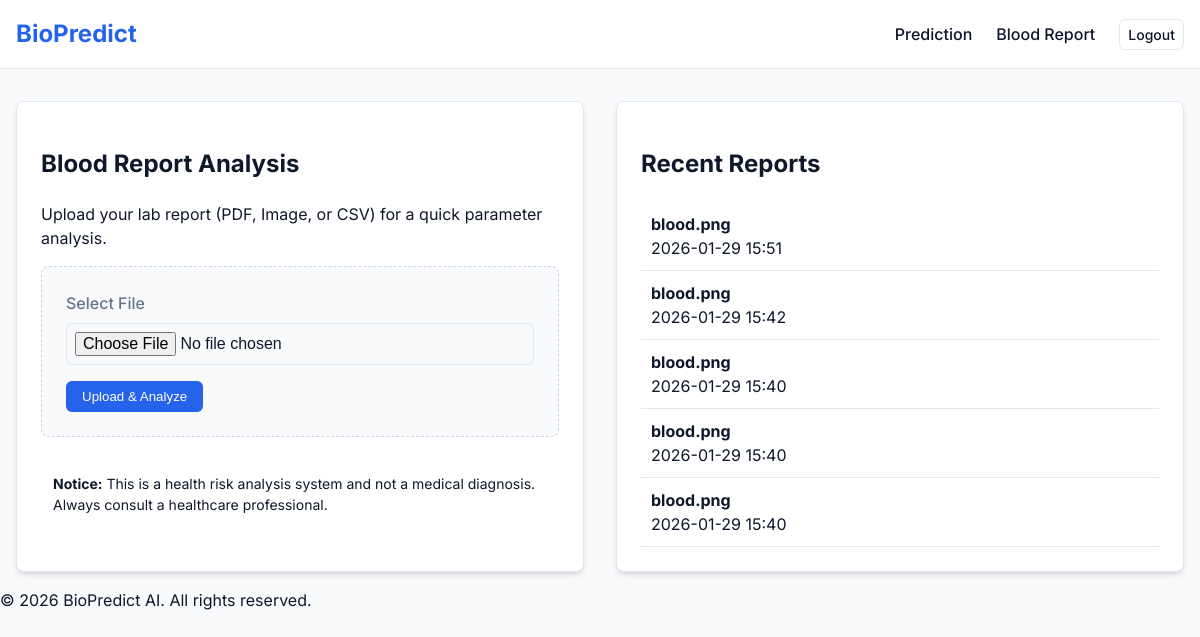
Before: /blood-report (signed in) with the older database file.
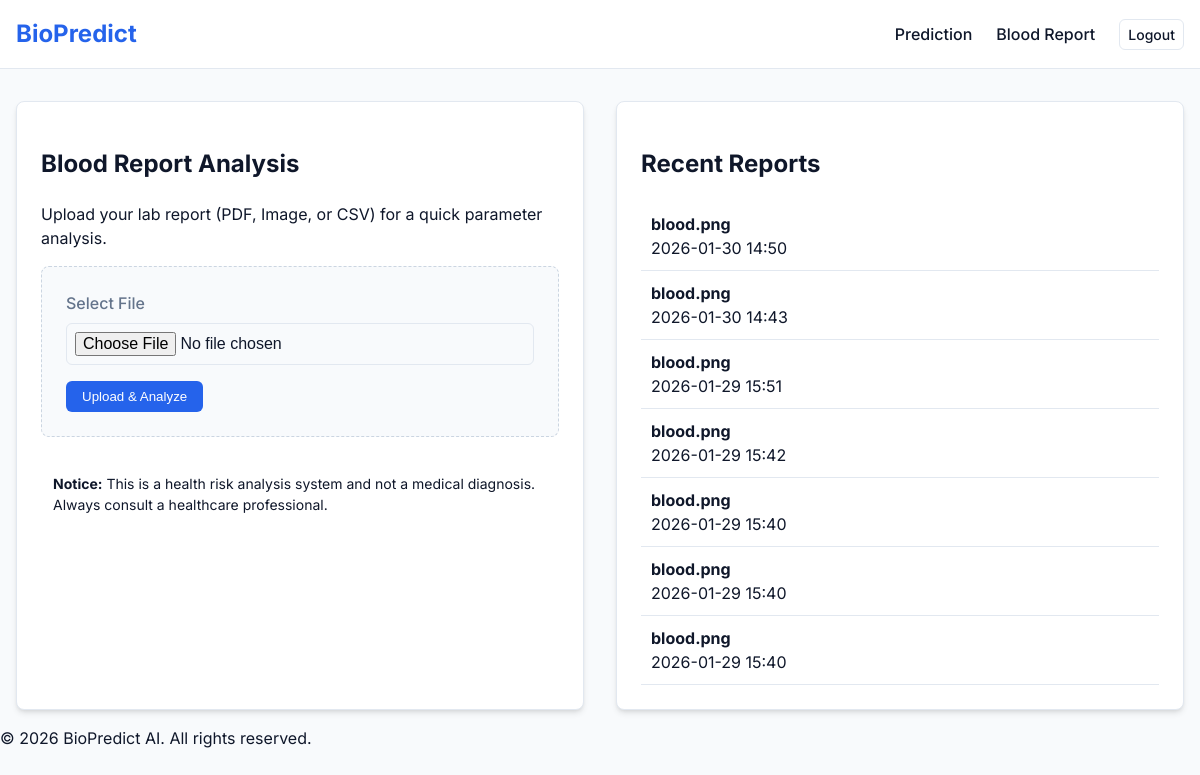
After: the same page with the newer database file.
### app.py (models this page shows, shortened)
class BloodReport(db.Model):
    id = db.Column(db.Integer, primary_key=True)
    user_id = db.Column(db.Integer, db.ForeignKey('user.id'), nullable=False)
    filename = db.Column(db.String(200), nullable=False)
    analysis_json = db.Column(db.Text, nullable=False) # Stores extracted values and risks
    created_at = db.Column(db.DateTime, default=datetime.utcnow)

### app.py (the view, shortened to what this page needs)
@app.route('/blood-report', methods=['GET', 'POST'])
def blood_report():
    if 'user_id' not in session:
        return redirect(url_for('login'))
    analysis = None
    reports = BloodReport.query.filter_by(user_id=session['user_id']).order_by(BloodReport.created_at.desc()).all()
    return render_template('blood_report.html', username=session['username'], analysis=analysis, reports=reports)

### templates/blood_report.html (shortened to what this page needs)
{% extends "base.html" %}
{% block content %}
<div class="dashboard-grid">
    <div class="card">
        <h2>Blood Report Analysis</h2>
        <p class="tertiary-text">Upload your lab report (PDF, Image, or CSV) for a quick parameter analysis.</p>
        <form method="POST" action="/blood-report" enctype="multipart/form-data" class="upload-form">
            <div class="form-group">
                <label for="report">Select File</label>
                <input type="file" id="report" name="report" accept=".pdf,.csv,.png,.jpg,.jpeg" required>
            </div>
            <button type="submit" class="btn btn-primary">Upload & Analyze</button>
        </form>
        <div class="alert info-alert" style="margin-top: 1.5rem;">
            <strong>Notice:</strong> This is a health risk analysis system and not a medical diagnosis. Always consult a healthcare professional.
        </div>
    </div>
    <div class="side-column">
        <div class="card">
            <h2>Recent Reports</h2>
            {% if reports %}
                <div class="report-list">
                    {% for report in reports %}
                    <div class="report-item">
                        <div class="report-meta">
                            <strong>{{ report.filename }}</strong>
                            <span class="tertiary-text">{{ report.created_at.strftime('%Y-%m-%d %H:%M') }}</span>
                        </div>
                    </div>
                    {% endfor %}
                </div>
            {% else %}
                <p class="empty-state">No reports uploaded yet.</p>
            {% endif %}
        </div>
    </div>
</div>
{% endblock %}

### templates/base.html (shortened to what this page needs)
<!DOCTYPE html>
<html lang="en">
<head>
    <link rel="stylesheet" href="{{ url_for('static', filename='css/style.css') }}">
</head>
<body>
    <nav class="navbar">
        <div class="container">
            <a href="/" class="logo">BioPredict</a>
            <div class="nav-links">
                {% if session.get('user_id') %}
                    <a href="/dashboard">Prediction</a>
                    <a href="/blood-report">Blood Report</a>
                    <a href="/logout" class="btn btn-outline btn-sm">Logout</a>
                {% else %}
                    <a href="/login">Login</a>
                    <a href="/register" class="btn btn-primary">Sign Up</a>
                {% endif %}
            </div>
        </div>
    </nav>
    <main class="container">
        {% block content %}{% endblock %}
    </main>
    <footer class="footer">
        <p>&copy; 2026 BioPredict AI. All rights reserved.</p>
    </footer>
</body>
</html>

### static/css/style.css (style rules this page uses)
:root { --primary: #2563eb; --primary-dark: #1d4ed8; --secondary: #64748b; --success: #22c55e; --danger: #ef4444; --background: #f8fafc; --surface: #ffffff; --text: #0f172a; --text-light: #64748b; --border: #e2e8f0; --shadow: 0 4px 6px -1px rgb(0 0 0 / 0.1), 0 2px 4px -2px rgb(0 0 0 / 0.1); }
body { font-family: 'Inter', sans-serif; background-color: var(--background); color: var(--text); margin: 0; line-height: 1.5; }
.container { max-width: 1200px; margin: 0 auto; padding: 0 1rem; }
.navbar { background: var(--surface); border-bottom: 1px solid var(--border); padding: 1rem 0; margin-bottom: 2rem; }
.navbar .container { display: flex; justify-content: space-between; align-items: center; }
.logo { font-weight: 700; font-size: 1.5rem; color: var(--primary); text-decoration: none; }
.nav-links { display: flex; gap: 1.5rem; align-items: center; }
.nav-links a { text-decoration: none; color: var(--text); font-weight: 500; }
.btn { display: inline-block; padding: 0.5rem 1rem; border-radius: 0.375rem; font-weight: 500; text-decoration: none; cursor: pointer; border: none; transition: background-color 0.2s; }
.btn-primary { background-color: var(--primary); color: white; }
.btn-outline { border: 1px solid var(--border); background: transparent; }
.btn-sm { padding: 0.25rem 0.5rem; font-size: 0.875rem; }
.form-group { margin-bottom: 1rem; }
label { display: block; margin-bottom: 0.5rem; font-weight: 500; color: var(--text-light); }
input { width: 100%; padding: 0.5rem; border: 1px solid var(--border); border-radius: 0.375rem; font-size: 1rem; box-sizing: border-box; }
.dashboard-grid { display: grid; grid-template-columns: 1fr 1fr; gap: 2rem; }
.card { background: var(--surface); padding: 1.5rem; border-radius: 0.5rem; box-shadow: var(--shadow); border: 1px solid var(--border); }
.alert { padding: 0.75rem; border-radius: 0.375rem; margin-bottom: 1rem; font-size: 0.875rem; }

### templates/blood_report.html (style rules this page uses)
.upload-form { background: #f8fafc; padding: 1.5rem; border-radius: 8px; border: 1px dashed #cbd5e1; }
.report-item { padding: 10px; border-bottom: 1px solid #e2e8f0; }
.report-meta { display: flex; flex-direction: column; }

Changed rows visible on the page:
added BloodReport: filename "blood.png", created_at "2026-01-30 14:50"
added BloodReport: filename "blood.png", created_at "2026-01-30 14:43"
